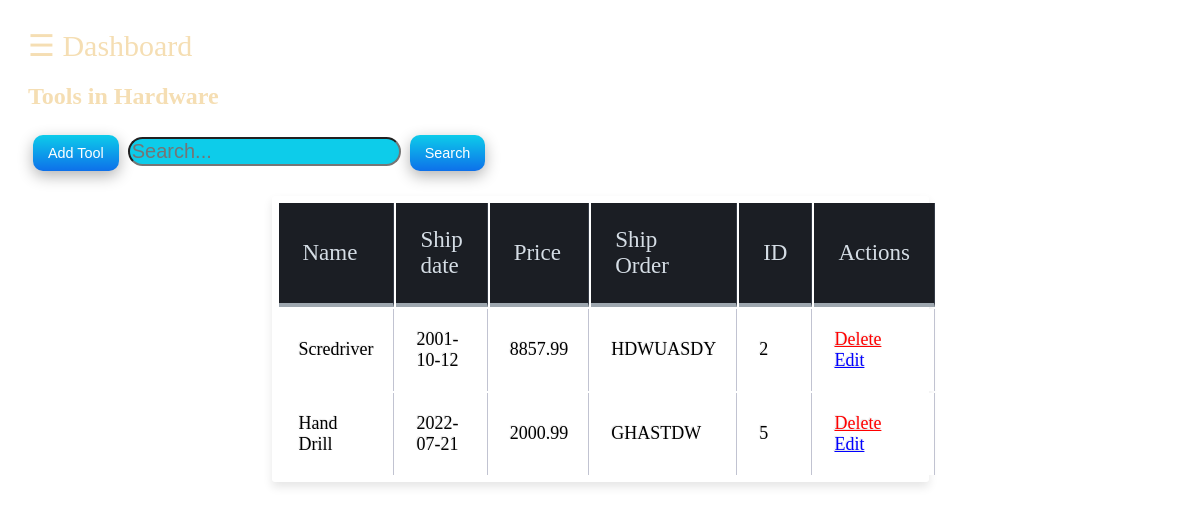
The page /hand_tools.php on the database its author committed.
### tables this page shows
CREATE TABLE `hand` (
  `ID` int(10) NOT NULL,
  `Name` varchar(20) NOT NULL,
  `Ship_date` date NOT NULL,
  `Price` float(10,2) NOT NULL,
  `ship_order` varchar(10) NOT NULL
);

### all_func.php (called while the page is built, shortened)
<?php
function getDatabaseConnection()
{
    $host = 'localhost';
    $dbname = 'hardware tools database';
    $user = 'root';
    $password ='';
    $dsn = "mysql:dbname=$dbname;host=$host";
    try
    {
        $conn = new PDO($dsn, $user, $password);
        return $conn;
    }
    catch (PDOException $e)
    {
        echo 'Connection failed: ' . $e->getMessage();
    }
}
function getData_hand()
    {
        $conn = getDatabaseConnection();
        $stmt = $conn->prepare("SELECT * FROM hand");
        $stmt->execute();
        $result = $stmt->fetchAll (PDO::FETCH_ASSOC);
        return $result;
    }
?>

### hand_tools.php (the view, shortened to what this page needs)
<?php
include_once('all_func.php');
?>
<!DOCTYPE html>
<Html>
<Body>
    <div class="whole-div">
        <div id="main">
            <span style="font-size:30px;cursor:pointer" onclick="openNav()">&#9776; Dashboard</span>
            <h2>Tools in Hardware</h2>
            <div>
                <form method="POST">
                    <button name="ADD">Add Tool </button>
                    <input type="text" name="srch_input" placeholder="Search... ">
                    <button name="Search">Search</button>
                </form>
            </div>
        </div>
        <div class="Display-data">
        <?php
        if (isset($_POST['ADD'])) {
            header('location: Add_tool.php');
            }
        else
            {
            $result = getData_hand();
            if ($result) {
        ?>
                <table>
                    <thead>
                        <th>Name</th>
                        <th>Ship date</th>
                        <th>Price</th>
                        <th>Ship Order</th>
                        <th>ID</th>
                        <th>Actions</th>
                        <?php
                        foreach ($result as $key => $row) {
                            echo '
                        <tr>
                            <td>' . $row['Name'] . '</td>
                            <td>' . $row['Ship_date'] . '</td>
                            <td>' . $row['Price'] . '</td>
                            <td>' . $row['ship_order'] . '</td>
                            <td>' . $row['ID'] . '</td>'
                        ?>
                            <td>
                                <a href="delete_tool.php?ID=<?php echo $row['ID']."&address=hand"?>" onclick="return  confirm('Do you want to delete this data?')" class="delete.a" style="color: red;"> Delete </a>
                                <a href="edit_tool.php?ID=<?php echo $row['ID']."&address=hand" ?>" style="color: blue;">Edit</a>
                            </td>
                            </tr>
                    <?php
                        }
                    }
                    ?>
                    </thead>
                </table>
    <?php   } ?>
        </div>
    </div>
</Body>
</Html>

### hand_tools.php (style rules this page uses)
#main { transition: margin-left .5s; padding: 20px; }
.Display-data { display: block; background: white; border-radius: 3px; border-collapse: collapse; height: auto; margin: auto; padding: 5px; width: 647px; box-shadow: 0 5px 10px rgba(0, 0, 0, 0.1); animation: float 5s infinite; }
th { color: #D5DDE5; background: #1b1e24; border-bottom: 4px solid #9ea7af; border-right: 1px solid #343a45; font-size: 23px; font-weight: 100; padding: 24px; text-align: left; text-shadow: 0 1px 1px rgba(0, 0, 0, 0.1); vertical-align: middle; }
td { background: #FFFFFF; padding: 20px; text-align: left; vertical-align: middle; font-weight: 300; font-size: 18px; text-shadow: -1px -1px 1px rgba(0, 0, 0, 0.1); border-right: 1px solid #C1C3D1; }
button { background-image: linear-gradient(#0dccea, #0d70ea); border: 0; border-radius: 10px; box-shadow: rgba(0, 0, 0, .3) 0 5px 15px; box-sizing: border-box; color: #fff; cursor: pointer; font-family: Montserrat, sans-serif; font-size: .9em; margin: 5px; padding: 10px 15px; text-align: center; user-select: none; -webkit-user-select: none; touch-action: manipulation; }
input { background-color: #0dccea; font-size: 20px; border-radius: 100px; }
a { color: wheat; }
h2, span { color: wheat; }
body { background-image: url('https://images.unsplash.com/photo-1562813733-b31f71025d54?ixlib=rb-1.2.1&ixid=MnwxMjA3fDB8MHxwaG90by1wYWdlfHx8fGVufDB8fHx8&auto=format&fit=crop&w=2069&q=80'); background-size: cover; }

### rows shown on the page
hand: Name "Scredriver", Ship_date "2001-10-12", Price "8857.99", ship_order "HDWUASDY", ID "2"
hand: Name "Hand Drill", Ship_date "2022-07-21", Price "2000.99", ship_order "GHASTDW", ID "5"
